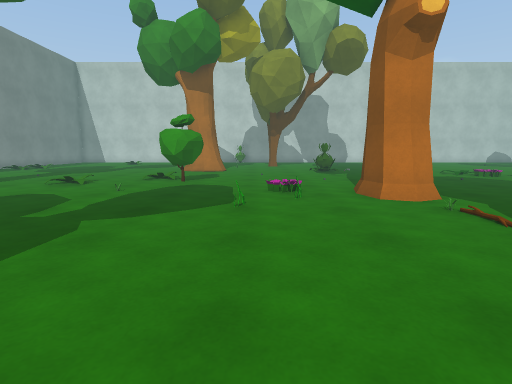
[1] (above)

24 first-person views from a walk through a scene from a Unity 3-D project. The camera is 1.2 m above the floor, tilts 8° down and sees 80° across. The floor is counted in squares, 1 m on a side. Each view is taken from the middle of a square. On the plan, view 1 faces up. The plan holds only what a view shows up to about 13 squares ahead; the rest is blank. The place goes on beyond the plan. The player is left out. Some surface patterns are stand-ins.

[2]
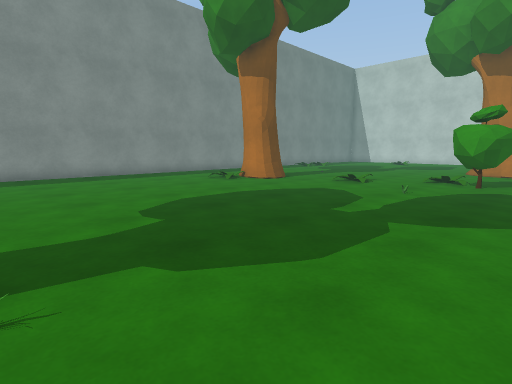

[3]
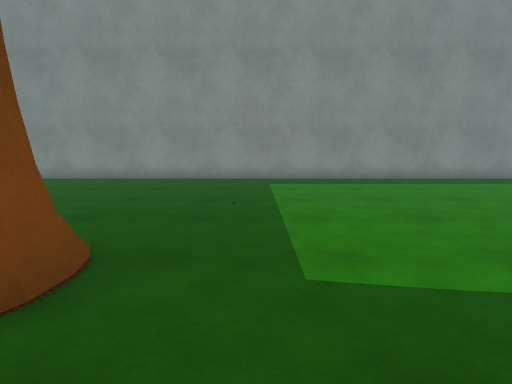

[4]
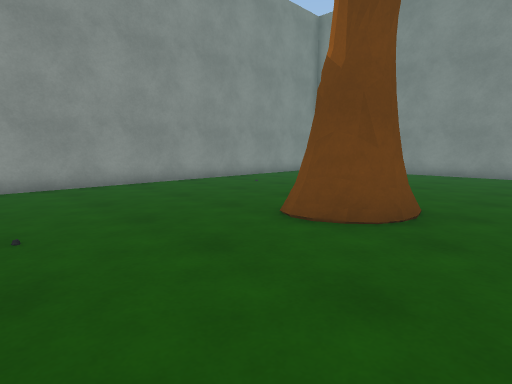

[5]
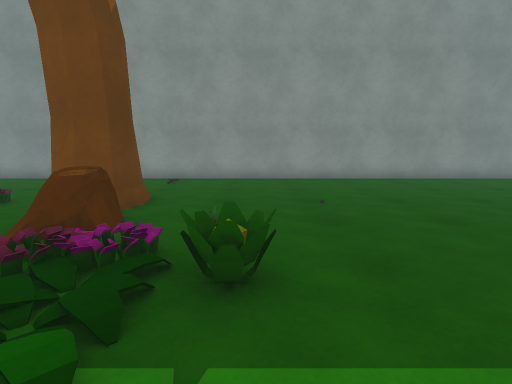

[6]
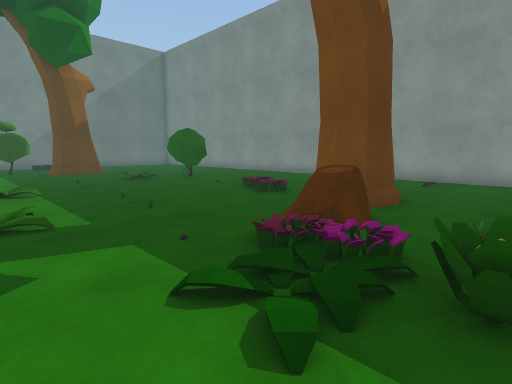

[7]
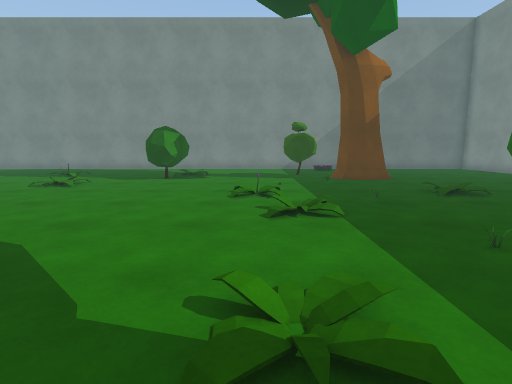

[8]
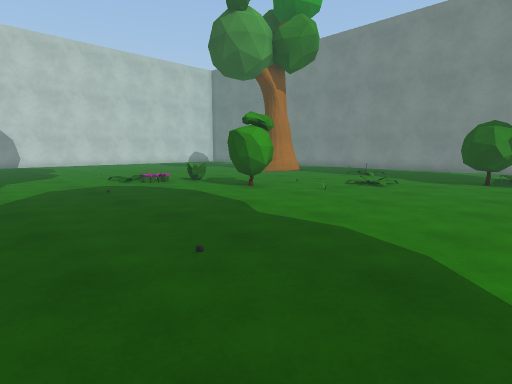

[9]
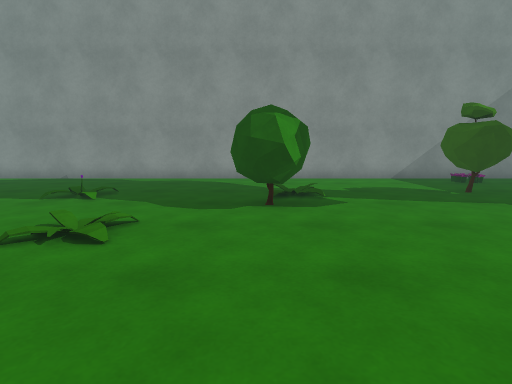

[10]
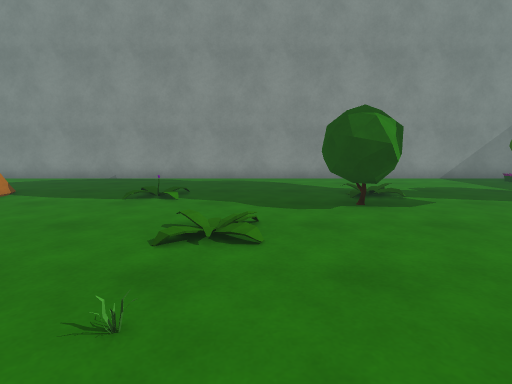

[11]
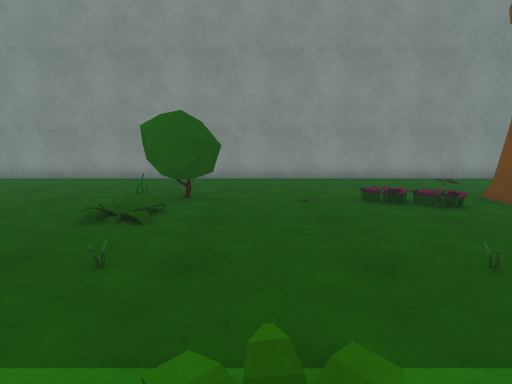

[12]
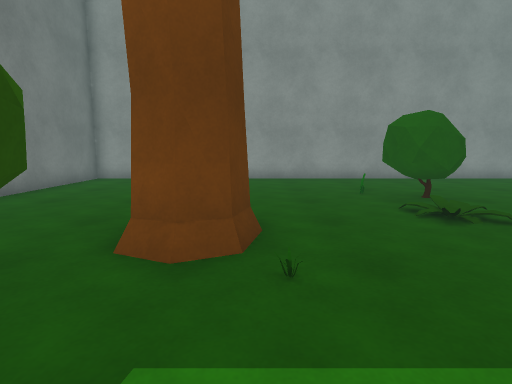

[13]
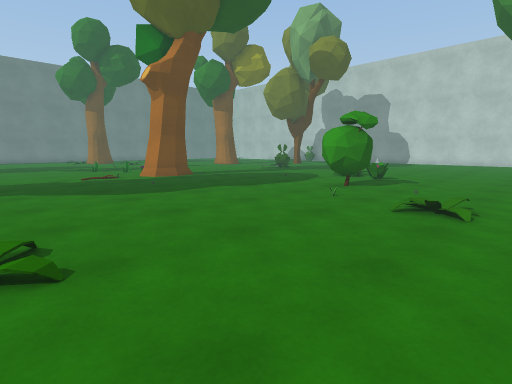

[14]
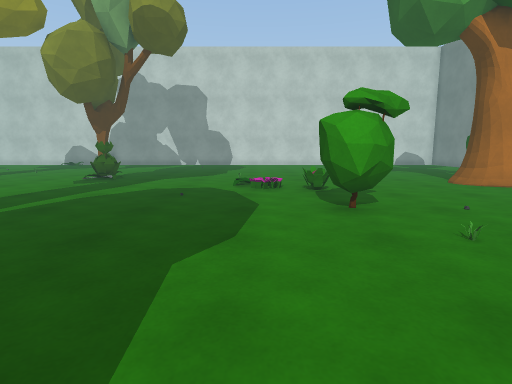

[15]
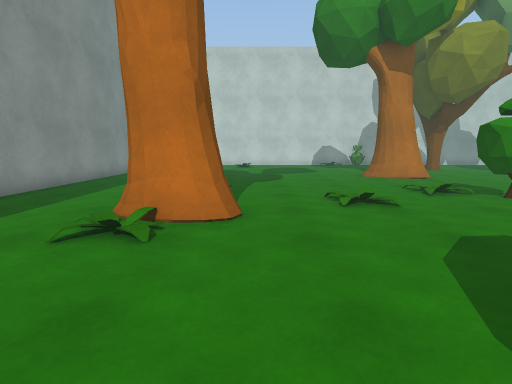

[16]
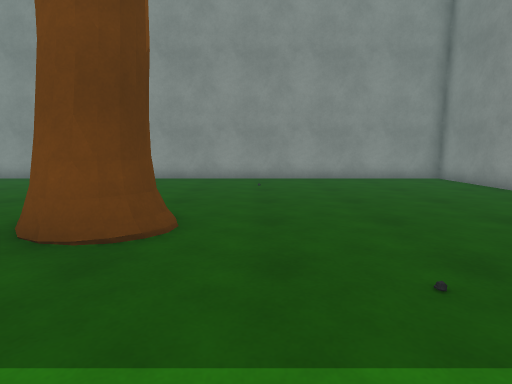

[17]
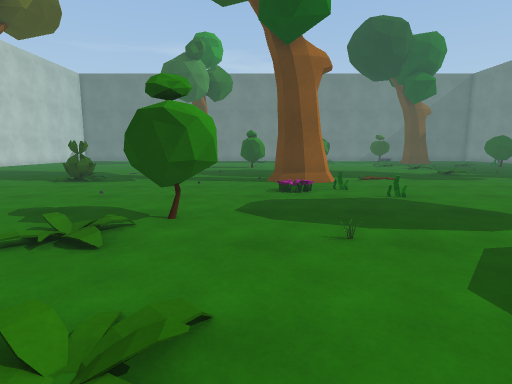

[18]
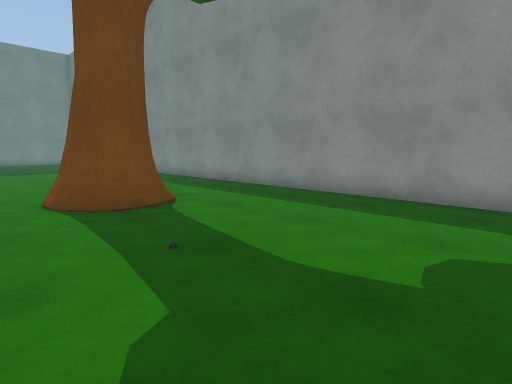

[19]
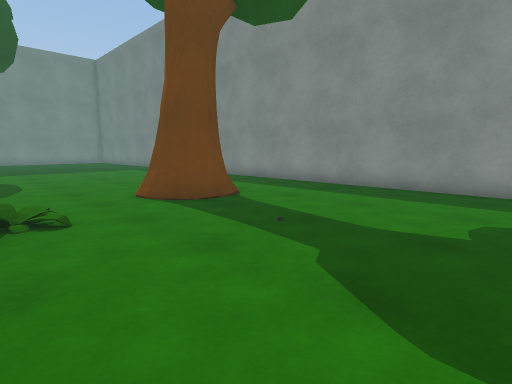

[20]
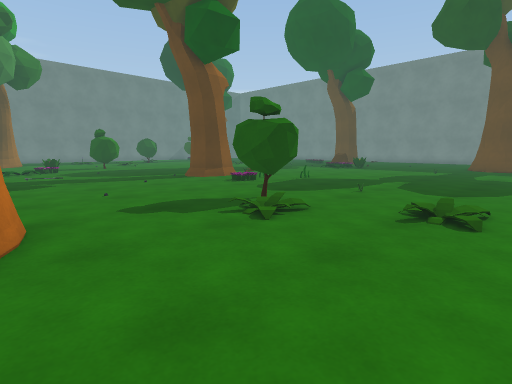

[21]
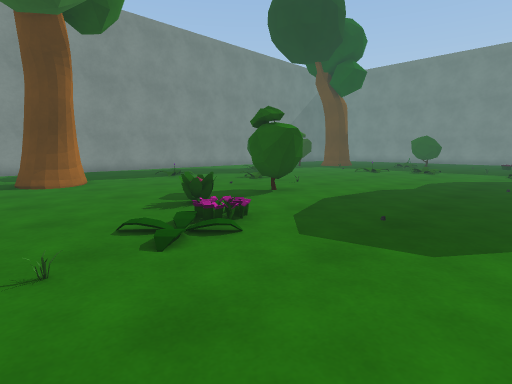

[22]
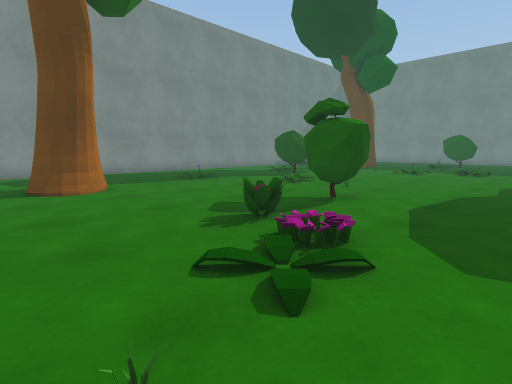

[23]
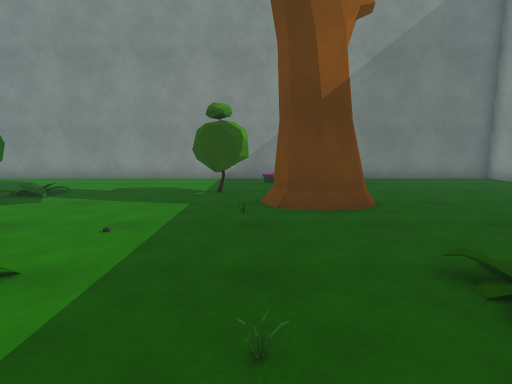

[24]
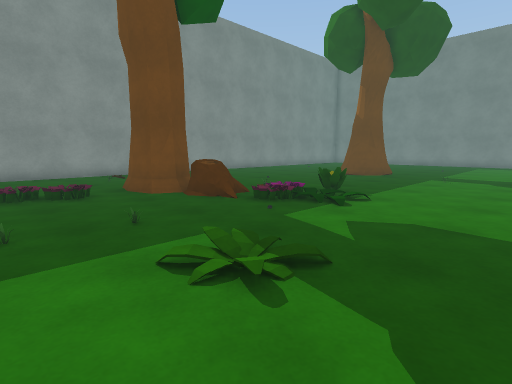

### Floor plan
Key: @ floor where view 1 was taken; # wall or solid block; . floor; P plant; B bush; T tree; L log; O other object.
Columns run from 16 left of view 1 to 24 right of it. Each row starts with its distance up from view 1.
 17 #...........TTT....OP....O........     .#
 16 #.......................................#
 15 #.........................P......TT ....#
 14 #.........................P.......TT....#
 13 #...........................P...........#
 12 #............PB.........................#
 11 #....TT..P...BB.............B...........#
 10 #....TT....................BBB.....P....#
  9 #....PT.....O....P.##...................#
  8 #..................#T........O.P........#
  7 #................O..T...................#
  6 #...............O...O...................#
  5 #................................BBP....#
  4 #................................BB.....#
  3 #.......................................#
  2 #.......................................#
  1 #......................P.....P..........#
  0 #...............@..........P.......BB...#
 -1 #.................PP...............BB...#
 -2 #................P.P...O.O...O...OTB....#
 -3 #.........TT........O............##T..P.#
 -4 #.........TTT.....OLL........P...TT ....#
 -5 #..........T........##..................#
 -6 #...................T#.PP...BB..........#
 -7 #...................TT......BBB.........#
 -8 #.......................................#
 -9 #....................O..................#
-10 #.......................................#
-11 #.......................................#
-12 #########################################

Positions as (right, up) in squares from view 1, and headings:
1: (0, 0), facing up
2: (-1, 0), facing up-left
3: (-3, -1), facing left
4: (0, -1), facing down-left
5: (1, 1), facing down
6: (1, 1), facing down-right
7: (5, 1), facing right
8: (5, 3), facing up-right
9: (11, 5), facing right
10: (11, 7), facing right
11: (11, 1), facing down
12: (17, 1), facing down
13: (17, 1), facing up-left
14: (10, 4), facing up
15: (-9, 4), facing up
16: (-8, 1), facing down
17: (-8, 10), facing right
18: (-8, 17), facing down-left
19: (-6, 17), facing down-left
20: (-8, 17), facing down-right
21: (6, 17), facing down-right
22: (8, 17), facing down-right
23: (11, -2), facing right
24: (9, 3), facing down-left
